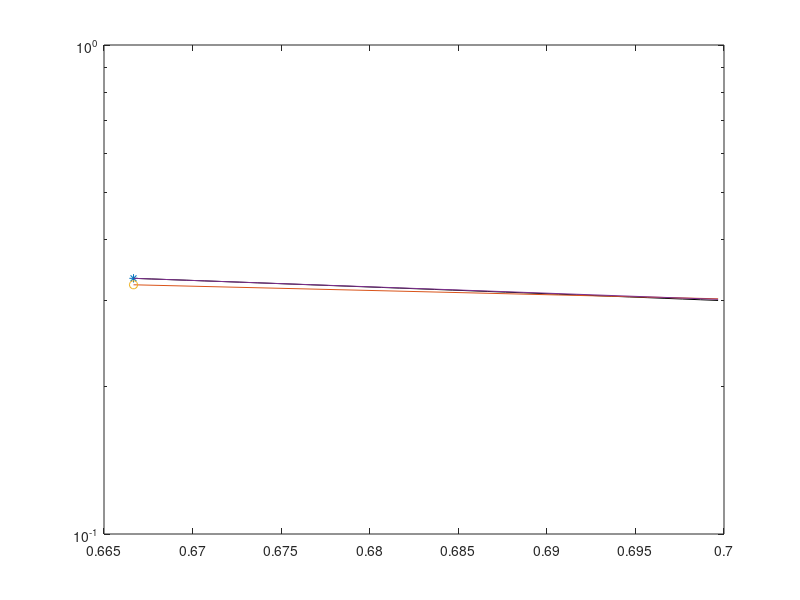

Write MATLAB code to recreate this figure.
R0=2; R=3; 
s0=1/R; r0=1-s0;

i0=1e-2;
dr=i0/(R/R0 -1); dlns=-R0*dr;


rr=r0:1e-3:r0+1.1*R*i0; ss=1-rr;
%plot(rr,log(ss),'k')
semilogy(rr,ss,'k')
hold on

plot(r0,s0,'*', [rr(1),rr(end)],[s0-i0,exp( log(s0-i0)-R0*(rr(end)-rr(1)) ) ]); 
plot(r0,s0-i0,'o', [rr(1),rr(end)],[s0,exp( log(s0)-R*(rr(end)-rr(1)) ) ])
%plot(r0,log(s0),'*', [rr(1),rr(end)],[log(s0-i0),log(s0-i0)-R0*(rr(end)-rr(1))]); 
%plot(r0,log(s0-i0),'o', [rr(1),rr(end)],[log(s0),log(s0)-R*(rr(end)-rr(1))])
